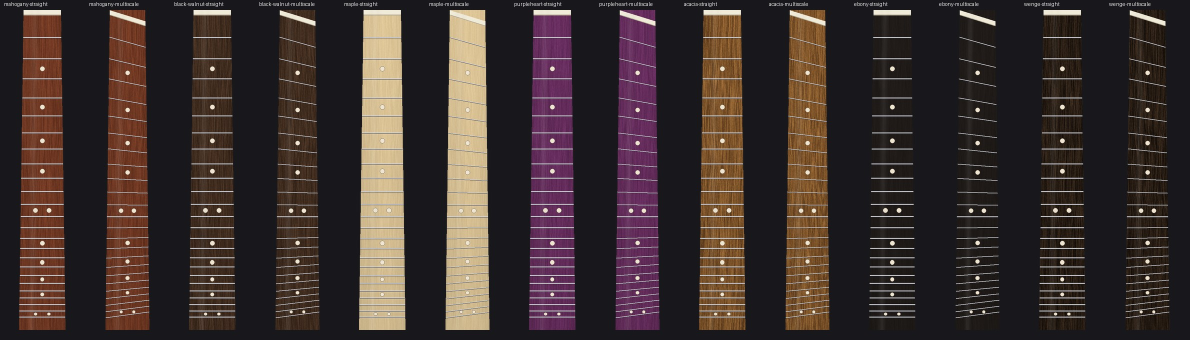
#> input picture necks_v4_installed.jpg, 2380 x 680 px (shown at 1/2 size)
$ python -i slicer.py   (imports and definitions only)
#> lines starting #> are read from the running program, lines starting #| are printed output that depends on the picture; after the words box and inside, x2 and y2 are one past the last pixel; in counts of white or black regions, pixels touching at a corner belong together
#> further down, picture is the input picture: PIL image 2380x680 RGB; mean R, G, B 61.4, 49, 46.8
"""Stage 2 — the slicer.

Cuts the component out of its background and returns a tightly-cropped RGBA
image with a transparent background.

Strategy: product photos are almost always shot on a plain-ish backdrop, so
the background is whatever colour touches the image border. The slicer
samples the border, flood-fills every border-connected pixel that looks like
that backdrop, and keeps the rest as the part. If ``rembg`` happens to be
installed it is used instead for tougher, busy backgrounds.
"""

from __future__ import annotations

import numpy as np
from PIL import Image, ImageFilter

# Working resolution for mask computation. The mask is computed small and
# fast, then refined at full resolution.
MASK_SIDE = 640

# A border pixel within this colour distance of the dominant border colour
# is treated as a flood-fill seed; connected pixels within GROW_TOLERANCE
# join the background region.
SEED_TOLERANCE = 28.0
GROW_TOLERANCE = 42.0

# Padding (fraction of longest side) kept around the sliced part.
CROP_MARGIN = 0.02

# Below this fraction kept, an ML mask reads as "no real subject found"
# rather than a genuinely small part — fall back to the classical engines.
MIN_TRUSTED_FILL = 0.02


def slice_component(image: Image.Image) -> Image.Image:
    """Return the component cut out of *image* as a cropped RGBA image."""
    rgba = _rembg_cutout(image)
    if rgba is not None:
        # rembg finding almost nothing means there was no clear subject —
        # fall back to the classical engines rather than return near-emptiness.
        fill = (np.asarray(rgba.split()[3]) > 16).mean()
        if fill < MIN_TRUSTED_FILL:
            rgba = None
    if rgba is None:
        rgba = _best_cutout(image)
    return _crop_to_alpha(rgba)


def _best_cutout(image: Image.Image) -> Image.Image:
    """Run both classical engines and keep the tighter believable mask.

    GrabCut wins on gradient studio backdrops; border flood wins on flat
    bright ones. Over-inclusion (keeping backdrop) is the common failure
    for both, so among valid candidates the smaller foreground is the
    better cut.
    """
    candidates = []
    for cutout in (_grabcut_cutout, _border_flood_cutout):
        rgba = cutout(image)
        if rgba is None:
            continue
        fill = (np.asarray(rgba.split()[3]) > 16).mean()
        if 0.01 <= fill <= 0.98:
            candidates.append((fill, rgba))
#> this loop made 2 passes
#> fill on pass 1: 0.286
#> fill on pass 2: 0.341
#> pass 1, in _grabcut_cutout, `bgr = np.asarray(small)[:, :, ::-1].copy()`:
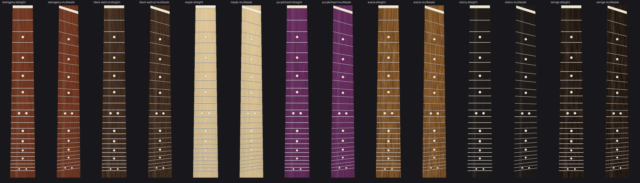
#> bgr: shape (183, 640, 3); mean B, G, R 46.8, 49, 61.4
#> pass 1, in _grabcut_cutout, `mask_small = Image.fromarray((fg * 255).astype(np.uint8), mode="L")`:
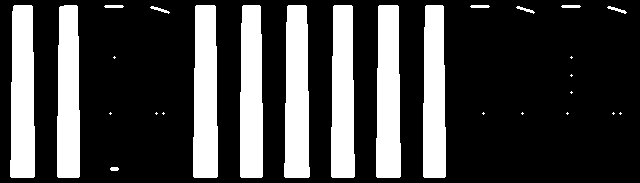
#> mask_small: PIL image 640x183 L; 26.5% white; 27 white regions (12 under 20 px), largest, box (x1, y1, x2, y2) and area: (193, 5, 218, 178) 3964, (284, 5, 310, 178) 3954, (376, 5, 401, 178) 3918
#> pass 1, in _grabcut_cutout, `mask_full = mask_small.resize(img.size, Image.BILINEAR)`:
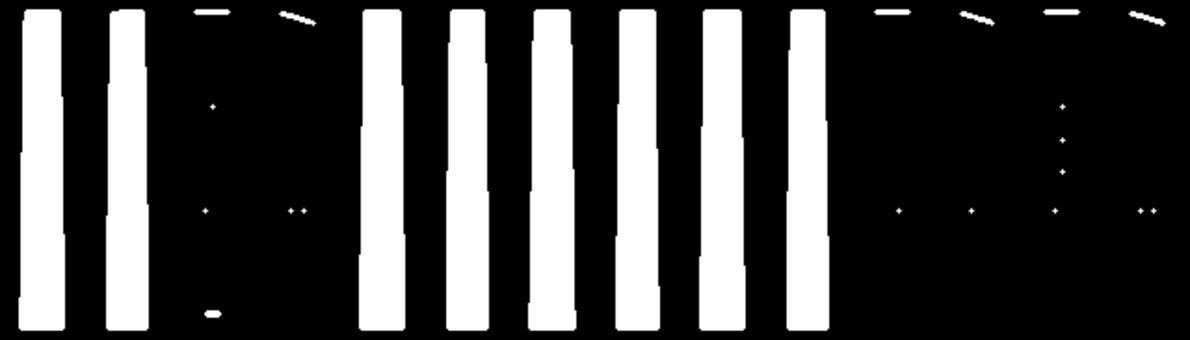
#> mask_full: PIL image 2380x680 L (shown at 1/2 size); min 0, max 255, mean 67.6
#> after the loop, candidates = 2 items
    if not candidates:
        return _border_flood_cutout(image)
    return min(candidates, key=lambda c: c[0])[1]
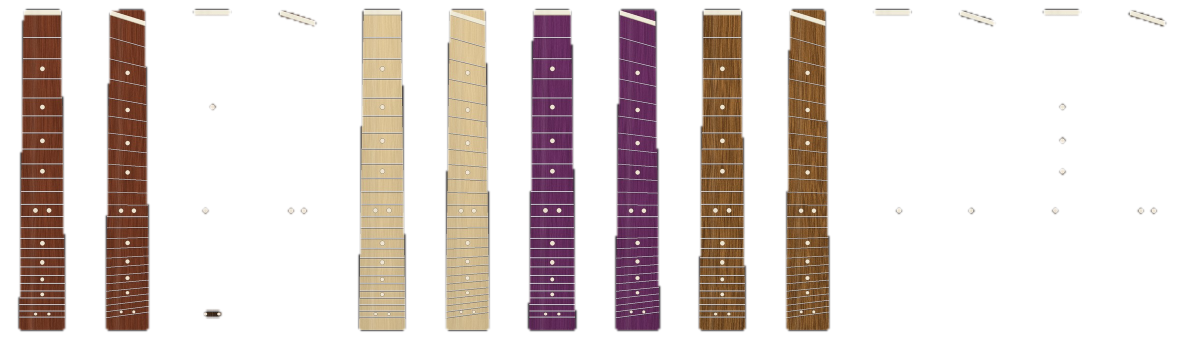
#> returned value: PIL image 2380x680 RGBA (shown at 1/2 size); mean R, G, B, A 61.4, 49, 46.8, 67.6; transparent parts drawn white


def _grabcut_cutout(image: Image.Image) -> Image.Image | None:
    """GrabCut with a border-is-background prior.

    Models foreground/background colour distributions, so it handles the
    gradient studio backdrops product photos love — and classifies enclosed
    background holes (between strings, headstock scoops) correctly, which
    border flood fill fundamentally can't.
    """
    try:
        import cv2
    except ImportError:
        return None
    img = image.convert("RGB")
    small = img.copy()
    small.thumbnail((MASK_SIDE, MASK_SIDE), Image.BILINEAR)
    bgr = np.asarray(small)[:, :, ::-1].copy()
    h, w = bgr.shape[:2]
    border = max(min(h, w) // 40, 4)

    mask = np.full((h, w), cv2.GC_PR_FGD, dtype=np.uint8)
    mask[:border, :] = cv2.GC_BGD
    mask[-border:, :] = cv2.GC_BGD
    mask[:, :border] = cv2.GC_BGD
    mask[:, -border:] = cv2.GC_BGD

    bg_model = np.zeros((1, 65), np.float64)
    fg_model = np.zeros((1, 65), np.float64)
    try:
        cv2.grabCut(bgr, mask, None, bg_model, fg_model, 5, cv2.GC_INIT_WITH_MASK)
    except cv2.error:
        return None
    fg = np.isin(mask, (cv2.GC_FGD, cv2.GC_PR_FGD))
    # Sanity: a believable subject fills some of the frame but not all of it.
    fill = fg.mean()
    if not 0.02 <= fill <= 0.98:
        return None

    fg = _binary_open(fg, iterations=1)
    fg = _binary_close(fg, iterations=2)
    mask_small = Image.fromarray((fg * 255).astype(np.uint8), mode="L")
    mask_full = mask_small.resize(img.size, Image.BILINEAR)
    mask_full = mask_full.filter(ImageFilter.GaussianBlur(radius=1.2))
    rgba = img.convert("RGBA")
    rgba.putalpha(mask_full)
    return rgba


def _rembg_cutout(image: Image.Image) -> Image.Image | None:
    """Use rembg's ML matting when available; None means fall back."""
    try:
        from rembg import remove  # type: ignore[import-not-found]
    except ImportError:
        return None
    try:
        return remove(image).convert("RGBA")
    except Exception:
        return None


def _border_flood_cutout(image: Image.Image) -> Image.Image:
    img = image.convert("RGB")
    small = img.copy()
    small.thumbnail((MASK_SIDE, MASK_SIDE), Image.BILINEAR)
    arr = np.asarray(small, dtype=np.float32)
    h, w = arr.shape[:2]

    border = np.concatenate(
        [arr[0, :], arr[-1, :], arr[:, 0], arr[:, -1]], axis=0
    )
    bg_color = np.median(border, axis=0)
    dist = np.linalg.norm(arr - bg_color, axis=2)

    seeds = np.zeros((h, w), dtype=bool)
    for sl in ((0, slice(None)), (-1, slice(None)), (slice(None), 0), (slice(None), -1)):
        edge = dist[sl] < SEED_TOLERANCE
        seeds[sl] |= edge

    background = _flood(seeds, dist < GROW_TOLERANCE)
    background |= _enclosed_backdrop(background, dist < GROW_TOLERANCE)
    foreground = ~background
    foreground = _binary_open(foreground, iterations=2)
    foreground = _binary_close(foreground, iterations=3)

    if not foreground.any():
        # Backdrop detection failed (part fills the frame, or busy
        # background) — keep everything rather than return nothing.
        foreground = np.ones((h, w), dtype=bool)

    mask_small = Image.fromarray((foreground * 255).astype(np.uint8), mode="L")
    mask = mask_small.resize(img.size, Image.BILINEAR)
    # Feather the cut edge slightly so the part composites cleanly.
    mask = mask.filter(ImageFilter.GaussianBlur(radius=1.2))

    rgba = img.convert("RGBA")
    rgba.putalpha(mask)
    return rgba


def _enclosed_backdrop(background: np.ndarray, backdrop_like: np.ndarray) -> np.ndarray:
    """Backdrop showing through enclosed holes (headstock scoops, gaps).

    Flood fill can't reach regions the part fully surrounds; any blob of
    strongly backdrop-coloured pixels that isn't already background is one
    of those windows.
    """
    try:
        from scipy import ndimage
    except ImportError:
        return np.zeros_like(background)
    candidates = backdrop_like & ~background
    labels, count = ndimage.label(candidates)
    if not count:
        return candidates & False
    keep = np.zeros_like(background)
    min_area = max(int(background.size * 0.0005), 8)
    sizes = ndimage.sum_labels(np.ones_like(labels), labels, range(1, count + 1))
    for i, size in enumerate(sizes, start=1):
        if size >= min_area:
            keep |= labels == i
    return keep


def _flood(seeds: np.ndarray, allowed: np.ndarray) -> np.ndarray:
    """Grow *seeds* through 4-connected *allowed* pixels until stable."""
    region = seeds & allowed
    while True:
        grown = region.copy()
        grown[1:, :] |= region[:-1, :]
        grown[:-1, :] |= region[1:, :]
        grown[:, 1:] |= region[:, :-1]
        grown[:, :-1] |= region[:, 1:]
        grown &= allowed
        if (grown == region).all():
            return region
        region = grown


def _shift_or(mask: np.ndarray) -> np.ndarray:
    out = mask.copy()
    out[1:, :] |= mask[:-1, :]
    out[:-1, :] |= mask[1:, :]
    out[:, 1:] |= mask[:, :-1]
    out[:, :-1] |= mask[:, 1:]
    return out


def _shift_and(mask: np.ndarray) -> np.ndarray:
    out = mask.copy()
    out[1:, :] &= mask[:-1, :]
    out[:-1, :] &= mask[1:, :]
    out[:, 1:] &= mask[:, :-1]
    out[:, :-1] &= mask[:, 1:]
    return out


def _binary_open(mask: np.ndarray, iterations: int) -> np.ndarray:
    for _ in range(iterations):
        mask = _shift_and(mask)
    for _ in range(iterations):
        mask = _shift_or(mask)
    return mask


def _binary_close(mask: np.ndarray, iterations: int) -> np.ndarray:
    for _ in range(iterations):
        mask = _shift_or(mask)
    for _ in range(iterations):
        mask = _shift_and(mask)
    return mask


def _crop_to_alpha(rgba: Image.Image) -> Image.Image:
    alpha = np.asarray(rgba.split()[3])
    solid = alpha > 16
    if not solid.any():
        return rgba
    rows = np.flatnonzero(solid.any(axis=1))
    cols = np.flatnonzero(solid.any(axis=0))
    margin = int(max(rgba.size) * CROP_MARGIN)
    top = max(int(rows[0]) - margin, 0)
    bottom = min(int(rows[-1]) + 1 + margin, rgba.height)
    left = max(int(cols[0]) - margin, 0)
    right = min(int(cols[-1]) + 1 + margin, rgba.width)
    return rgba.crop((left, top, right, bottom))

>>> from PIL import Image
>>> picture = Image.open('../necks_v4_installed.jpg')
>>> result = _best_cutout(picture)
